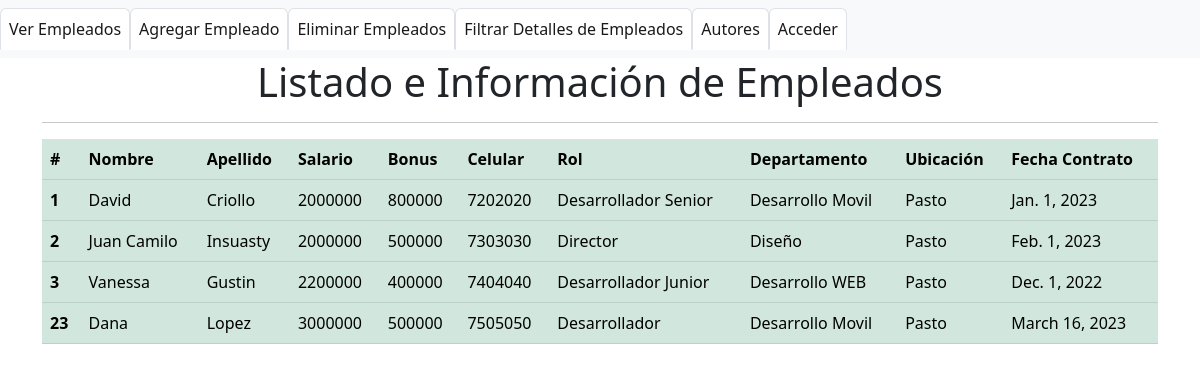
Page /libros on the committed database.
### sitioweb/models.py (models this page shows, shortened)
class Empleado(models.Model):
    nombreE = models.CharField(max_length=100, null=False)
    apellido = models.CharField(max_length=100)
    dept = models.ForeignKey(Departamento, on_delete=models.CASCADE)
    salario = models.IntegerField(default=0)
    bono = models.IntegerField(default=0)
    rol = models.ForeignKey(Rol, on_delete=models.CASCADE)
    numeroCel = models.IntegerField(default=0)
    fechaContra = models.DateField()

class Rol(models.Model):
    nombreR = models.CharField(max_length=100, null=False)

class Departamento(models.Model):
    nombreD = models.CharField(max_length=100, null=False)
    ubicacion = models.CharField(max_length=100)

### sitioweb/views.py (the view)
# urls.py: path('libros', views.empezar, name="empezar"),
def empezar(request):
    empleados = Empleado.objects.all()
    informacion = {
        'empleados': empleados
    }
    return render(request, 'todos.html', informacion)

### sitioweb/templates/todos.html (shortened to what this page needs)
{% extends "base.html" %}
{% block contenido %}
<center>
<h1>Listado e Información de Empleados</h1>
</center>
        <hr>
        <table class="table table-success table-hover">
            <thead>
              <tr>
                <th scope="col">#</th>
                <th scope="col">Nombre</th>
                <th scope="col">Apellido</th>
                <th scope="col">Salario</th>
                <th scope="col">Bonus</th>
                <th scope="col">Celular</th>
                <th scope="col">Rol</th>
                <th scope="col">Departamento</th>
                <th scope="col">Ubicación</th>
                <th scope="col">Fecha Contrato</th>
              </tr>
            </thead>
                {% for emp in empleados %}
            <tbody>
              <tr>
                <th scope="row">{{emp.id}}</th>
                <td>{{emp.nombreE}}</td>
                <td>{{emp.apellido}}</td>
                <td>{{emp.salario}}</td>
                <td>{{emp.bono}}</td>
                <td>{{emp.numeroCel}}</td>
                <td>{{emp.rol.nombreR}}</td>
                <td>{{emp.dept.nombreD}}</td>
                <td>{{emp.dept.ubicacion}}</td>
                <td>{{emp.fechaContra}}</td>
              </tr>
            </tbody>
                {% endfor %}
          </table>
      </div>
{% endblock %}

### rows in the picture
Empleado: id "1", nombreE "David", apellido "Criollo", salario "2000000", bono "800000", numeroCel "7202020", rol.nombreR "Desarrollador Senior", dept.nombreD "Desarrollo Movil", dept.ubicacion "Pasto", fechaContra "Jan. 1, 2023"
Empleado: id "2", nombreE "Juan Camilo", apellido "Insuasty", salario "2000000", bono "500000", numeroCel "7303030", rol.nombreR "Director", dept.nombreD "Diseño", dept.ubicacion "Pasto", fechaContra "Feb. 1, 2023"
Empleado: id "3", nombreE "Vanessa", apellido "Gustin", salario "2200000", bono "400000", numeroCel "7404040", rol.nombreR "Desarrollador Junior", dept.nombreD "Desarrollo WEB", dept.ubicacion "Pasto", fechaContra "Dec. 1, 2022"
Empleado: id "23", nombreE "Dana", apellido "Lopez", salario "3000000", bono "500000", numeroCel "7505050", rol.nombreR "Desarrollador", dept.nombreD "Desarrollo Movil", dept.ubicacion "Pasto", fechaContra "March 16, 2023"
